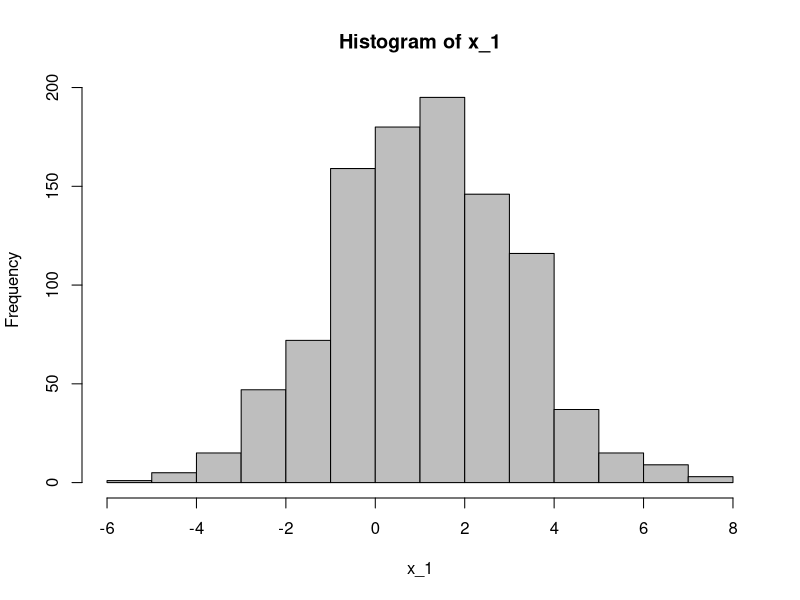
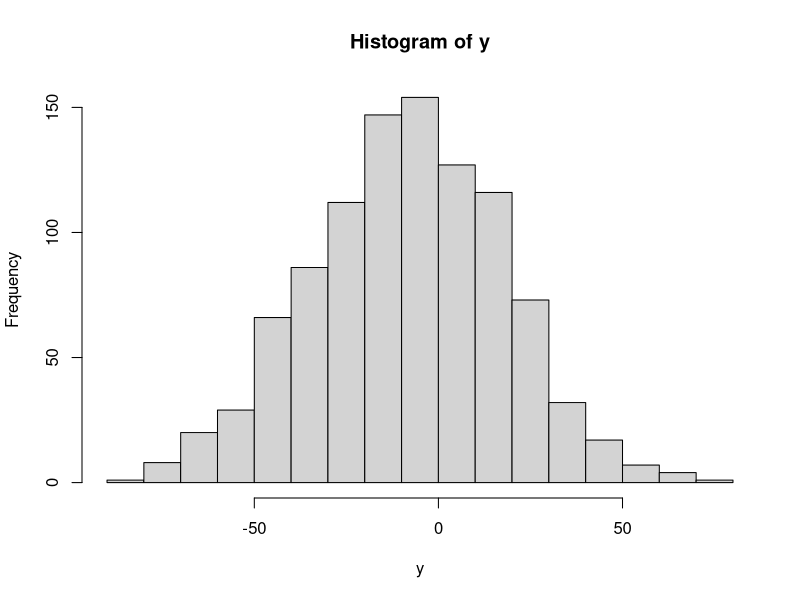
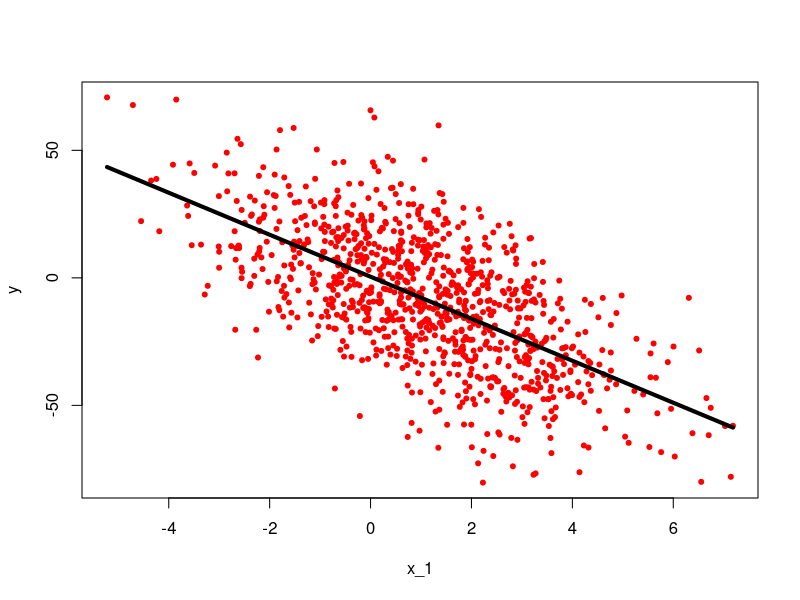
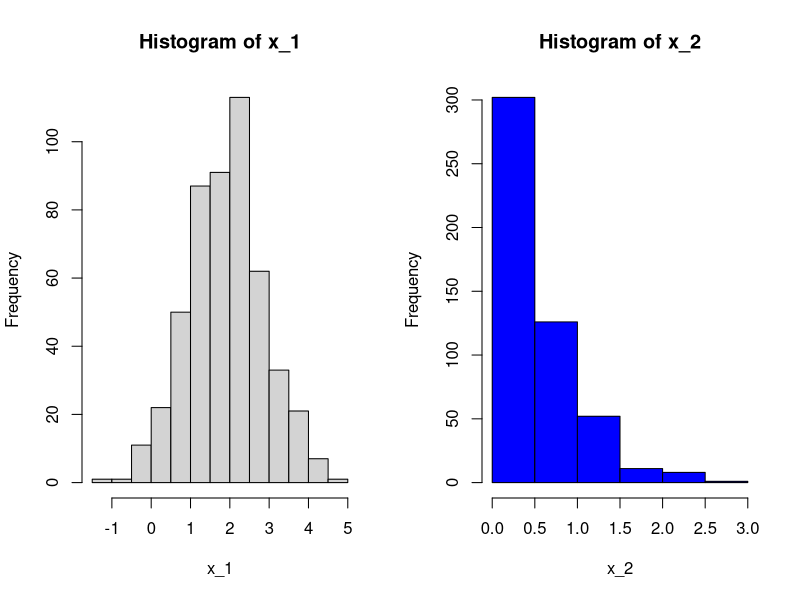
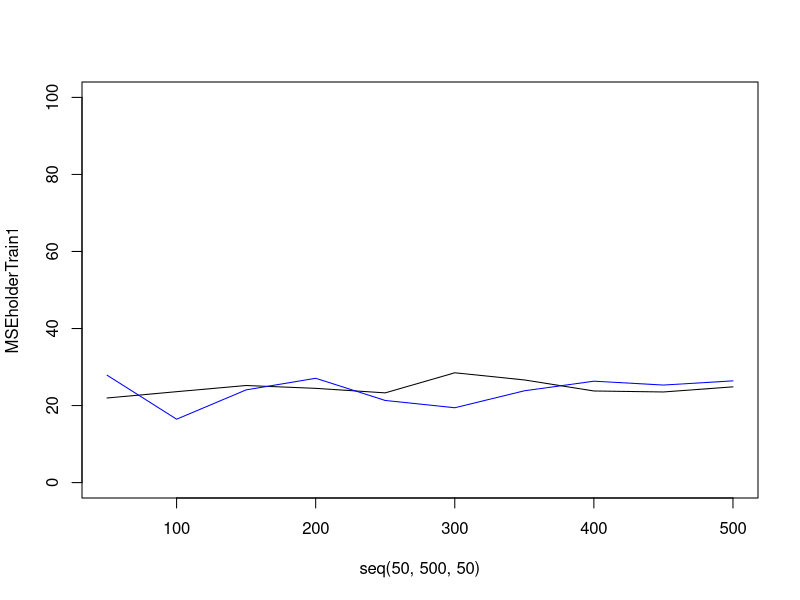
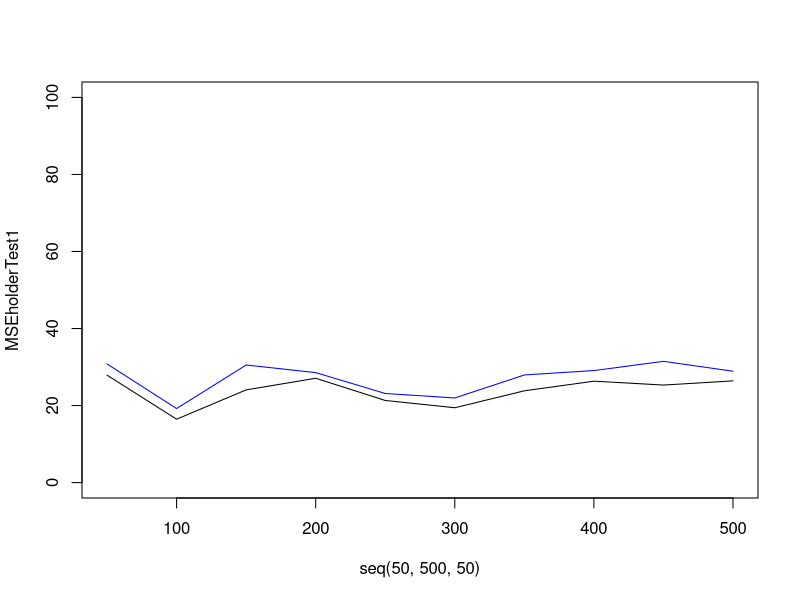

The R source for these figures, in order:
## ---- chunk 1
knitr::opts_chunk$set(echo = TRUE)
## ---- chunk 2

x_1 = rnorm(1000,1,2) #normal distribution of explanatory variable ... not an assumption of regression
hist(x_1,col = "grey") #histogram of EV
true_error = rnorm(1000,,20) #generating random error ~ N(0,2)
true_beta_0 = 1.1 #Beta_0
true_beta_1 = -8.2 #Beta_1   y = 1.1 + -8.2*x_1 + e    such that e~N(0,2)

y = true_beta_0 + true_beta_1*x_1 + true_error #Generating Repsonses...

hist(y) #view distribuion of Repsonse.... not an assumption of regresssion 

plot(x_1,y, pch = 20, col = "red") #scatter plot of y versus x_1

df = data.frame(x_1 = x_1, y = y) #create a dataframe to use in lm function 

df = data.frame(x_1 = x_1, y = y)

df = df[order(df$x_1),]

fit = lm(y~x_1,data = df) # fit the model to get Beta_hat_0 and Beta_hat_1
summary(fit) # view the parameter estimate table

confint(fit)

preds = predict(fit)
head(preds)

lines(df$x,preds,type = "l",lwd = 4)

## ---- chunk 3

MSEholderTrain1 = c()
MSEholderTest1 = c()
MSEholderTrain2 = c()
MSEholderTest2 = c()

samplesize = 500
x_1 = rnorm(samplesize,2,1)
x_2 = rgamma(samplesize,1,2)

par(mfrow = c(1,2))
hist(x_1)
hist(x_2, col = "blue")

#parameter setting ... these are the actual parameters that you would not know in a real world setting
true_beta_0 = 1.1
true_beta_1 = -1.2
true_beta_2 = 4

# error ~ N(0,2)  therefore Var(error) = 4
true_error = rnorm(samplesize,0,5) #noise  

#Generate Repsonses
y1 = true_beta_0 + true_beta_1*x_1 + true_beta_2*x_2 + true_error

# Make a dataframe to fit the model
df1 = data.frame(x_1 = x_1, x_2 = x_2, y1 = y1)

#Divide into training and test set ... this one is 75% training 25% test
train_perc = .6
train_indices = sample(seq(1,500,by = 1), .6*500)
train1 = df1[train_indices,]
test1 = df1[-train_indices,]

#Fit the correct model
fitTrain1 = lm(y1~x_1, data = train1)
# These are the predictions of the model on the data that were used to fit the model.
predsTrain1 = predict(fitTrain1)
# These are the predictions of the model on the data that were NOT used to fit the model.
# This is a better measure of how the model will perform in real life
predsTest1 = predict(fitTrain1, newdata = test1)

# Calculation of the MSE for the training set
MSEholderTrain1 = sum((predsTrain1 - train1$y1)^2)/(length(train1$y1))
# Calculation of the MSE for the Test set
MSEholderTest1 = sum((predsTest1 - test1$y1)^2)/(length(test1$y1))

MSEholderTrain1
MSEholderTest1


#Fit the wrong model
fitTrain2 = lm(y1~x_1+x_2, data = train1)
# These are the predictions of the model on the data that were used to fit the model.
predsTrain2 = predict(fitTrain2)
# These are the predictions of the model on the data that were NOT used to fit the model.
# This is a better measure of how the model will perform in real life
predsTest2 = predict(fitTrain2, newdata = test1)


# Calculation of the MSE for the training set
MSEholderTrain2 = sum((predsTrain2 - train1$y1)^2)/(length(train1$y1))
# Calculation of the MSE for the Test set
MSEholderTest2 = sum((predsTest2 - test1$y1)^2)/(length(test1$y1))



MSEholderTrain2
MSEholderTest2

#summary(fitTrain1)
#summary(fitTrain2)
## ---- chunk 4
MSEholderTrain1 = c()
MSEholderTest1 = c()
MSEholderTrain2 = c()
MSEholderTest2 = c()

for( samplesize in seq(50,500,50))
{

x_1 = rnorm(samplesize,2,1)
x_2 = rgamma(samplesize,1,2)

#parameter setting ... these are the actual parameters that you would not know in a real world setting
true_beta_0 = 1.1
true_beta_1 = -1.2
true_beta_2 = 4

# error ~ N(0,2)  therefore Var(error) = 4
true_error = rnorm(samplesize,0,5)  

#Generate Repsonses
y1 = true_beta_0 + true_beta_1*x_1 + true_beta_2*x_2 + true_error

# Make a dataframe to fit the model
df1 = data.frame(x_1 = x_1, x_2 = x_2, y1 = y1)

#Divide into training and test set ... this one is 75% training 25% test
train_perc = .7
train_indices = sample(seq(1,samplesize,length = samplesize),train_perc*samplesize)
train1 = df1[train_indices,]
test1 = df1[-train_indices,]

#Fit the correct model
fitTrain1 = lm(y1~x_1 + x_2, data = train1)
# These are the predictions of the model on the data that were used to fit the model.
predsTrain1 = predict(fitTrain1)
# These are the predictions of the model on the data that were NOT used to fit the model.
# This is a better measure of how the model will perform in real life
predsTest1 = predict(fitTrain1, newdata = test1)

# Calculation of the MSE for the training set
MSEholderTrain1[samplesize/50] = sum((predsTrain1 - train1$y1)^2)/(length(train1$y1) - 2)
# Calculation of the MSE for the Test set
MSEholderTest1[samplesize/50] = sum((predsTest1 - test1$y1)^2)/(length(test1$y1) - 2)

MSEholderTrain1
MSEholderTest1

#Fit the wrong model
fitTrain2 = lm(y1~x_1, data = train1)
# These are the predictions of the model on the data that were used to fit the model.
predsTrain2 = predict(fitTrain2)
# These are the predictions of the model on the data that were NOT used to fit the model.
# This is a better measure of how the model will perform in real life
predsTest2 = predict(fitTrain2, newdata = test1)


# Calculation of the MSE for the training set
MSEholderTrain2[samplesize/50] = sum((predsTrain2 - train1$y1)^2)/(length(train1$y1) - 2)
# Calculation of the MSE for the Test set
MSEholderTest2[samplesize/50] = sum((predsTest2 - test1$y1)^2)/(length(test1$y1) - 2)

MSEholderTrain2
MSEholderTest2

}

#plot of MSE Train versus MSE Test across many sizes of the sample 50 - 500.
par(mfrow = c(1,1))
plot(seq(50,500,50), MSEholderTrain1, ylim = c(0,100),type = "l")
lines(seq(50,500,50),MSEholderTest1, ylim = c(0,100),type = "l", col = "blue")

par(mfrow = c(1,1))
plot(seq(50,500,50), MSEholderTest1, ylim = c(0,100),type = "l")
lines(seq(50,500,50),MSEholderTest2, ylim = c(0,100),type = "l", col = "blue")
